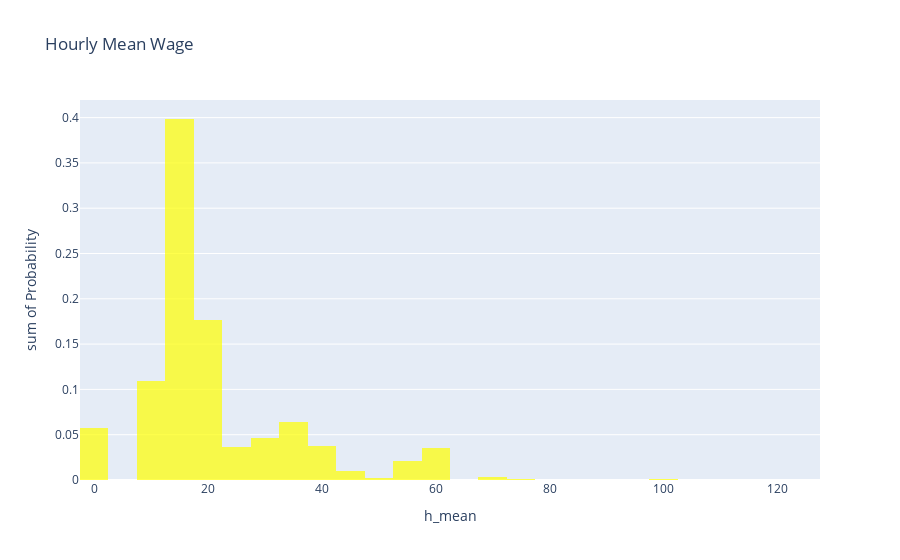

Notebook source saved alongside this figure:
### Code cell
shape = subset['h_median'].shape[0]
bins = int(np.round(np.sqrt(shape)))

px.histogram(subset,
             'h_mean',
             'tot_emp',
             histnorm='probability',
             nbins=bins,
             title='Hourly Mean Wage',
             color_discrete_sequence=["yellow"],
                         opacity=.7,
             labels={
                 "h_median": "Hourly Median $",
                 "tot_emp": "Probability"
             })

### Figure 1 — Plotly figure (JSON) as saved in the notebook; plotly's stock layout.template omitted (floating-point values rounded to 4 significant figures; data arrays with more than 128 entries replaced by an {"elided": "..."} marker saying what was removed)
{"data": [{"alignmentgroup": "True", "bingroup": "x", "histfunc": "sum", "histnorm": "probability", "hovertemplate": "h_mean=%{x}<br>sum of Probability=%{y}<extra></extra>", "legendgroup": "", "marker": {"color": "yellow", "opacity": 0.7}, "name": "", "nbinsx": 28, "offsetgroup": "", "orientation": "v", "showlegend": false, "type": "histogram", "x": {"elided": "789 float values"}, "xaxis": "x", "y": {"elided": "789 int values"}, "yaxis": "y"}], "layout": {"barmode": "relative", "legend": {"tracegroupgap": 0}, "title": {"text": "Hourly Mean Wage"}, "xaxis": {"anchor": "y", "domain": [0, 1], "title": {"text": "h_mean"}}, "yaxis": {"anchor": "x", "domain": [0, 1], "title": {"text": "sum of Probability"}}}}
